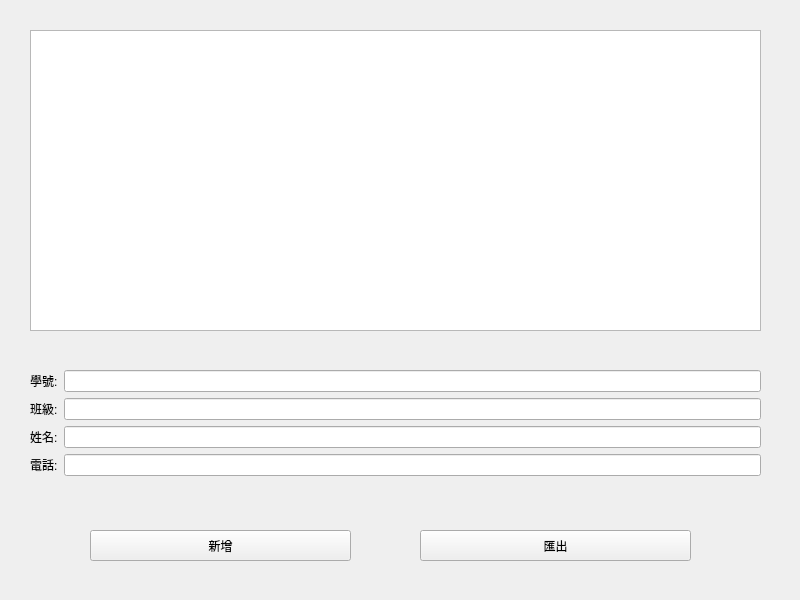
<?xml version="1.0" encoding="UTF-8"?>
<ui version="4.0">
 <class>MyWidget</class>
 <widget class="QWidget" name="MyWidget">
  <property name="geometry">
   <rect>
    <x>0</x>
    <y>0</y>
    <width>800</width>
    <height>600</height>
   </rect>
  </property>
  <property name="windowTitle">
   <string>MyWidget</string>
  </property>
  <widget class="QTableWidget" name="contactBook">
   <property name="geometry">
    <rect>
     <x>30</x>
     <y>30</y>
     <width>731</width>
     <height>301</height>
    </rect>
   </property>
  </widget>
  <widget class="QWidget" name="formLayoutWidget">
   <property name="geometry">
    <rect>
     <x>30</x>
     <y>370</y>
     <width>731</width>
     <height>151</height>
    </rect>
   </property>
   <layout class="QFormLayout" name="formLayout">
    <item row="0" column="0">
     <widget class="QLabel" name="label">
      <property name="text">
       <string>學號:</string>
      </property>
     </widget>
    </item>
    <item row="0" column="1">
     <widget class="QLineEdit" name="lineEdit_1"/>
    </item>
    <item row="1" column="0">
     <widget class="QLabel" name="label_2">
      <property name="text">
       <string>班級:</string>
      </property>
     </widget>
    </item>
    <item row="1" column="1">
     <widget class="QLineEdit" name="lineEdit_2"/>
    </item>
    <item row="2" column="0">
     <widget class="QLabel" name="label_3">
      <property name="text">
       <string>姓名:</string>
      </property>
     </widget>
    </item>
    <item row="2" column="1">
     <widget class="QLineEdit" name="lineEdit_3"/>
    </item>
    <item row="3" column="0">
     <widget class="QLabel" name="label_4">
      <property name="text">
       <string>電話:</string>
      </property>
     </widget>
    </item>
    <item row="3" column="1">
     <widget class="QLineEdit" name="lineEdit_4"/>
    </item>
   </layout>
  </widget>
  <widget class="QPushButton" name="insertButton">
   <property name="geometry">
    <rect>
     <x>90</x>
     <y>530</y>
     <width>261</width>
     <height>31</height>
    </rect>
   </property>
   <property name="text">
    <string>新增</string>
   </property>
  </widget>
  <widget class="QPushButton" name="exportButton">
   <property name="geometry">
    <rect>
     <x>420</x>
     <y>530</y>
     <width>271</width>
     <height>31</height>
    </rect>
   </property>
   <property name="text">
    <string>匯出</string>
   </property>
  </widget>
 </widget>
 <resources/>
 <connections/>
</ui>
